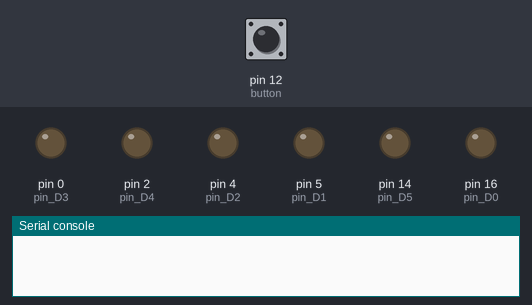
A program run on a simulated MicroPython board. Parts: output pins drawn as LEDs (lit = HIGH), the last lines printed to the serial console. The test bench sets the inputs (shaded band); at power-on: pin 12 (button) LOW.

Above: at 1.2 s.
1.3 s: pin 12 (button) pulled HIGH for 0.15 s
At 3.7 s:
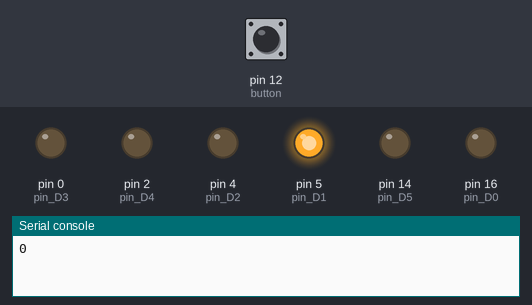
4.4 s: pin 12 (button) pulled HIGH for 1 s
At 4.4 s:
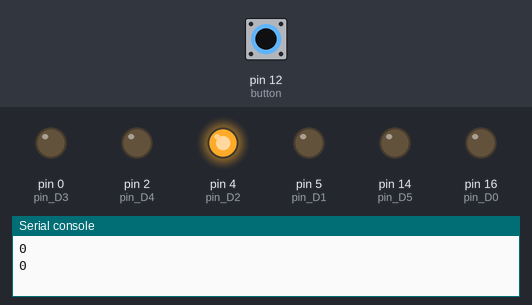
6.9 s: pin 12 (button) pulled HIGH for 0.15 s
At 8.3 s:
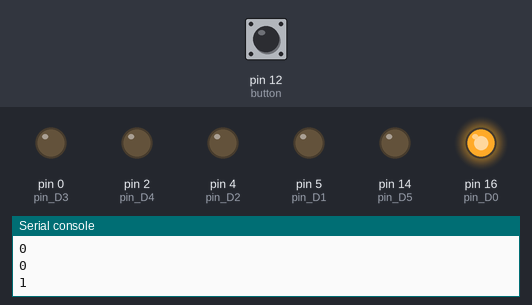
10.0 s: pin 12 (button) pulled HIGH for 3.2 s
Timing chart, 0 to 21.7 s (numbered marks = the images above; inputs shaded):
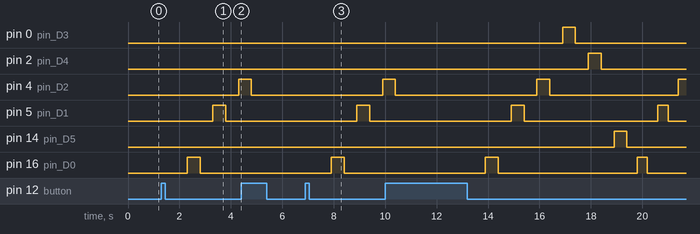

The program:

OnOffLed_VaryingFreq-Button-AsyncPolling.py
```python
import machine
import time

pin_D0 = machine.Pin(16, machine.Pin.OUT)
pin_D1 = machine.Pin(5,machine.Pin.OUT)
pin_D2 = machine.Pin(4,machine.Pin.OUT)
pin_D3 = machine.Pin(0,machine.Pin.OUT)
pin_D4 = machine.Pin(2,machine.Pin.OUT)
pin_D5 = machine.Pin(14,machine.Pin.OUT)

button = machine.Pin(12, machine.Pin.IN, )
IsButtonPressed  = False


pin_D0.off()
pin_D1.off()
pin_D2.off()
pin_D3.off()
pin_D4.off()
pin_D5.off()

sleepTime = 0.5


def ToggleGivenPin(pin, toggleDelay):
    time.sleep(toggleDelay)
    pin.on()
    time.sleep(toggleDelay)
    pin.off()
    print(button.value())


while True:


            if button.value() == 1 :
                IsButtonPressed = True
                time.sleep(0.5)

                while IsButtonPressed:

                    if button.value() == 0:
                        ToggleGivenPin(pin_D0, sleepTime)
                    else:
                        IsButtonPressed = False
                        sleepTime = 0.5
                        time.sleep(1)
                        break


                    if button.value() == 0:
                        ToggleGivenPin(pin_D1, sleepTime)
                    else:
                        IsButtonPressed = False
                        sleepTime = 0.5
                        time.sleep(1)
                        break


                    if button.value() == 0:
                        ToggleGivenPin(pin_D2, sleepTime)
                    else:
                        IsButtonPressed = False
                        sleepTime = 0.5
                        time.sleep(1)
                        break


                    if button.value() == 0:
                        ToggleGivenPin(pin_D3, sleepTime)
                    else:
                        IsButtonPressed = False
                        sleepTime = 0.5
                        time.sleep(1)
                        break


                    if button.value() == 0:
                        ToggleGivenPin(pin_D4, sleepTime)
                    else:
                        IsButtonPressed = False
                        sleepTime = 0.5
                        time.sleep(1)
                        break


                    if button.value() == 0:
                        ToggleGivenPin(pin_D5, sleepTime)
                    else:
                        IsButtonPressed = False
                        sleepTime = 0.5
                        time.sleep(1)
                        break


                    if sleepTime > 0.1 :
                        sleepTime = sleepTime - 0.1
                    else:
                        sleepTime = 0.5


# Pin mappings
# D0 -> GPIO16
# D1 -> GPIO5
# D2 -> GPIO4
# D3 -> GPIO0
# D4 -> GPIO2
# D5 -> GPIO14
```

Measured:
- after the input at 1.3 s, pin 4 (pin_D2): LOW → HIGH after 3.0 s; pin 5 (pin_D1): LOW → HIGH after 2.0 s, → LOW 0.50 s later; pin 16 (pin_D0): LOW → HIGH after 1.0 s, → LOW 0.50 s later
- after the input at 4.4 s, pin 0 (pin_D3): stays LOW (without the input it goes to HIGH after 0.90 s); pin 2 (pin_D4): stays LOW (without the input it goes to HIGH after 1.9 s)
- after the input at 6.9 s, pin 4 (pin_D2): LOW → HIGH after 3.0 s; pin 5 (pin_D1): LOW → HIGH after 2.0 s, → LOW 0.50 s later; pin 16 (pin_D0): LOW → HIGH after 1.0 s, → LOW 0.50 s later
